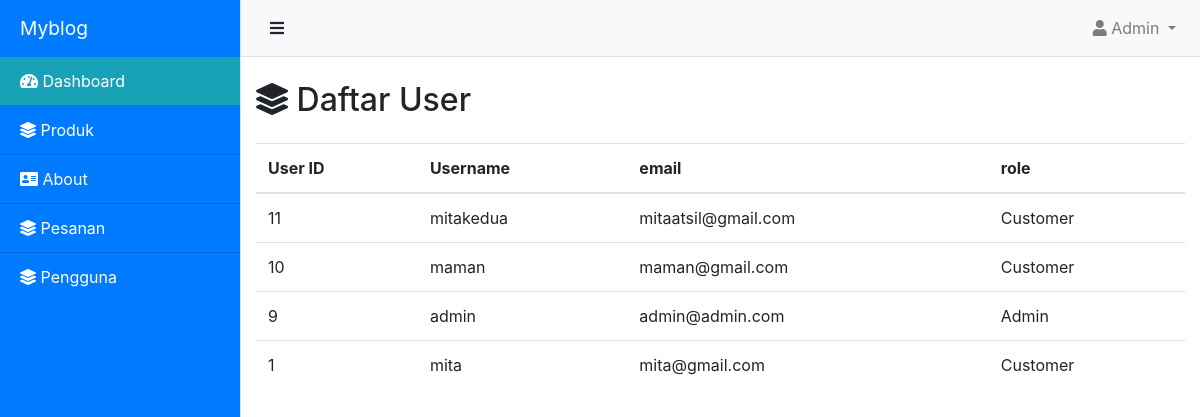
/admin/dashboard.php?module=user&page=daftar-user (signed in), run on the app's committed database.
### tables this page shows
CREATE TABLE `user` (
  `id` int NOT NULL,
  `username` varchar(255) NOT NULL,
  `email` varchar(255) NOT NULL,
  `password` varchar(255) NOT NULL,
  `confirm_password` varchar(255) NOT NULL,
  `role` tinyint NOT NULL DEFAULT '1'
);

### model/database.php (called while the page is built, shortened)
<?php
class Koneksi
{
    public function getConnection()
    {
        $this->conn = mysqli_connect('localhost', 'root', '', 'db_mita');
        return $this->conn;
    }
}

### model/user.php (called while the page is built, shortened)
<?php
require_once 'database.php';
class User extends koneksi{
private $conn;
        public function __construct(){
            $this->conn = $this->getConnection();
        }
        public function getAll(){
            $query = "SELECT * FROM user ORDER BY id DESC";
            $result = $this->conn->query($query);
        return $result->fetch_all(MYSQLI_ASSOC);
        }
}

### admin/page/user/daftar-user.php (the view, shortened to what this page needs)
<h2 class="mt-4 mb-4"><i class="fas fa-layer-group"></i> Daftar User</h2>
<div class="row">
    <div class="col">
        <table class="table table-hover">
            <thead>
                <tr>
                    <th>User ID</th>
                    <th>Username</th>
                    <th>email</th>
                    <th>role</th>
                </tr>
            </thead>
            <tbody>
                <?php
                require_once("../model/user.php");
                $user = new User();
                $userData = $user->getAll();
                foreach ($userData as $row) {
                ?>
                    <tr>
                        <td><?= $row['id'] ?></td>
                        <td><?= htmlspecialchars($row['username']); ?></td>
                        <td><?= htmlspecialchars($row['email']); ?></td>
                        <td>
                            <?= $row['role'] == 0 ? 'Admin' : 'Customer' ?>
                        </td>
                    </tr>
                <?php
                }
                ?>
            </tbody>
        </table>
    </div>
</div>

### assets/css/simple-sidebar.css (style rules this page uses)
body { overflow-x: hidden; }

### data on the page
user: id "11", username "mitakedua", email "mitaatsil@gmail.com", role "Customer"
user: id "10", username "maman", email "maman@gmail.com", role "Customer"
user: id "9", username "admin", email "admin@admin.com", role "Admin"
user: id "1", username "mita", email "mita@gmail.com", role "Customer"
